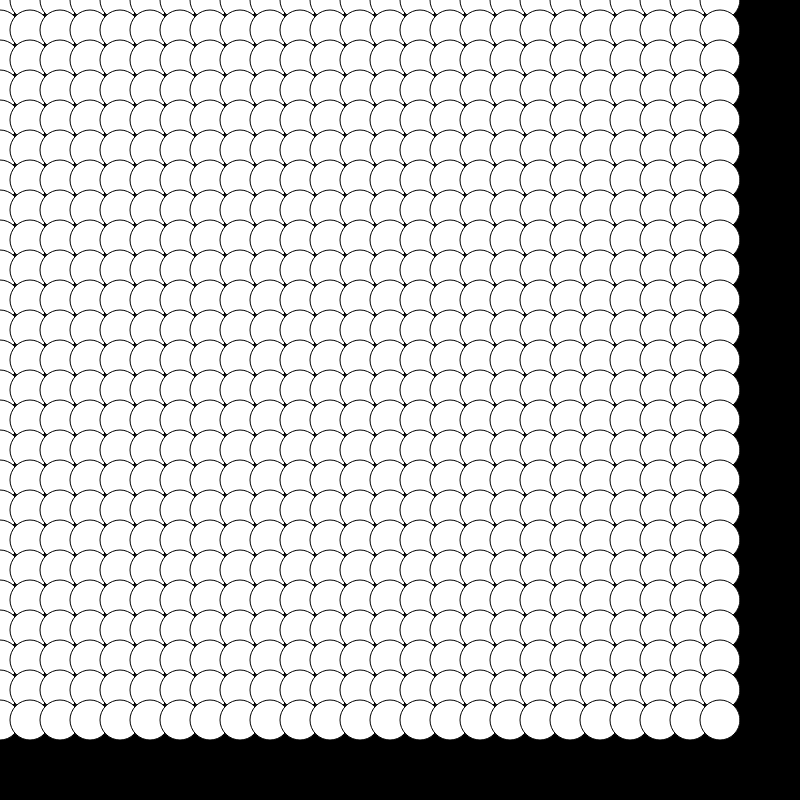
Frame 1 (no input)
Frame 60 (no input): identical to frame 1, image omitted
Frame 120 (the mouse pressed at the canvas centre since frame 60): identical to frame 1, image omitted

The p5.js sketch that drew this single still picture (run headless with seeded random() and noise() and a simulated clock; from frame 60 on, the mouse is pressed at the canvas centre):

// p5.js sketch
// ── sketch.js


function setup() {
  createCanvas(800, 800);
}

function draw() {
  background(0);
  fill(255);
    
  
  // we put a for-loop inside a for-loop
  // so the "outer" loop (i) will run 25 times, i=0, i=1, i=2.... i=24
  // and for each i, the "inner" loop (j) will run 25 times, j=0, j=1... j=24
  // so in order, the values of i and j as the double loop iterates will be:
  //  i=0, j=0
  //  i=0, j=1
  //  i=0, j=2
  //  ....
  //  i=0, j=24
  //  i=1, j=0
  //  i=1, j=1
  //  i=1, j=2
  //  ....
  //  ....
  //  i=24, j=22
  //  i=24, j=23
  //  i=24, j=24
  //  loop is done
  
  for (var i=0; i<25; i++) {
    
    for (var j=0; j<25; j++) {
      
      ellipse(i * 30, j * 30, 40, 40);
      
    }
    
  }
  
}
